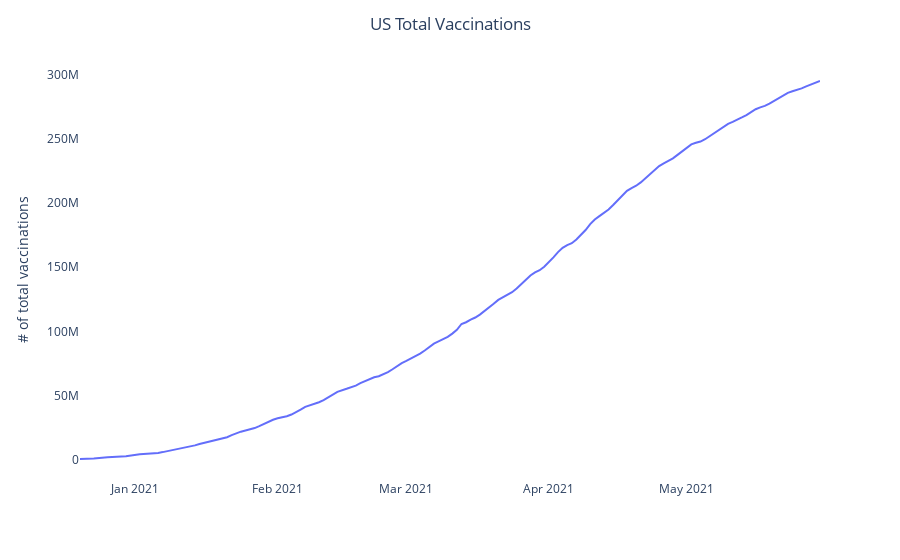

The code cell stored with this chart in its notebook:
### Markdown cell above
### To preview: https://htmlpreview.github.io/?https://github.com/ayoubimaya/COVID19-Vaccination-Progress/blob/main/plots/states_choro_html.html

### Code cell
us_total_fig = px.line(us_vaccinations_df, 
                       x='date', 
                       y='total_vaccinations',
                       labels={
                           'total_vaccinations': '# of total vaccinations',
                            'date': ' '
                       })
us_total_fig.update_layout({'plot_bgcolor': 'rgba(0, 0, 0, 0)','paper_bgcolor': 'rgba(0, 0, 0, 0)',})
us_total_fig.update_layout(showlegend=False)
us_total_fig.update_layout(title_text='US Total Vaccinations', title_x=0.5)
us_total_fig.show()

### Figure 1 — Plotly figure (JSON) as saved in the notebook; plotly's stock layout.template omitted (floating-point values rounded to 4 significant figures; data arrays with more than 128 entries replaced by an {"elided": "..."} marker saying what was removed)
{"data": [{"hovertemplate": " =%{x}<br># of total vaccinations=%{y}<extra></extra>", "legendgroup": "", "line": {"color": "#636efa", "dash": "solid"}, "mode": "lines", "name": "", "orientation": "v", "showlegend": false, "type": "scatter", "x": {"elided": "148 str values"}, "xaxis": "x", "y": {"elided": "148 int values"}, "yaxis": "y"}], "layout": {"legend": {"tracegroupgap": 0}, "margin": {"t": 60}, "paper_bgcolor": "rgba(0, 0, 0, 0)", "plot_bgcolor": "rgba(0, 0, 0, 0)", "showlegend": false, "title": {"text": "US Total Vaccinations", "x": 0.5}, "xaxis": {"anchor": "y", "domain": [0, 1], "title": {"text": " "}}, "yaxis": {"anchor": "x", "domain": [0, 1], "title": {"text": "# of total vaccinations"}}}}
